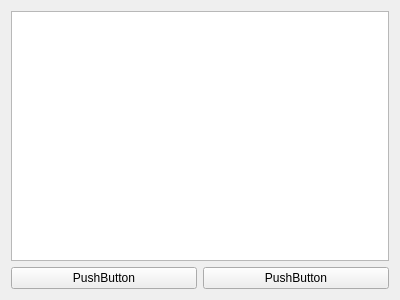
<?xml version="1.0" encoding="UTF-8"?>
<ui version="4.0">
 <class>Widget</class>
 <widget class="QWidget" name="Widget">
  <property name="geometry">
   <rect>
    <x>0</x>
    <y>0</y>
    <width>400</width>
    <height>300</height>
   </rect>
  </property>
  <property name="windowTitle">
   <string>Widget</string>
  </property>
  <layout class="QGridLayout" name="gridLayout">
   <item row="0" column="0" colspan="2">
    <widget class="QTableView" name="tableView"/>
   </item>
   <item row="1" column="0">
    <widget class="QPushButton" name="pushButton">
     <property name="text">
      <string>PushButton</string>
     </property>
    </widget>
   </item>
   <item row="1" column="1">
    <widget class="QPushButton" name="pushButton_2">
     <property name="text">
      <string>PushButton</string>
     </property>
    </widget>
   </item>
  </layout>
 </widget>
 <layoutdefault spacing="6" margin="11"/>
 <resources/>
 <connections/>
</ui>
